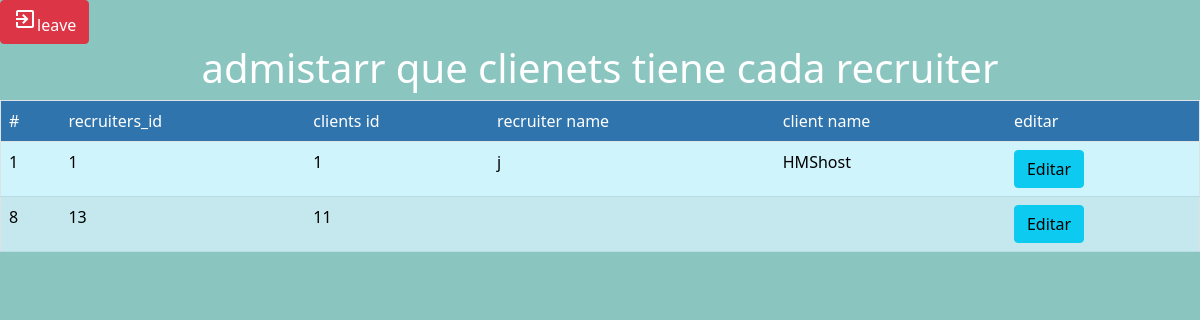
Page /admin/Recruiters_clients/muestra_recruiters_clients.php (signed in) on the committed database.
### tables this page shows
CREATE TABLE `recruiters_clients` (
  `id_recruiters__clients` int(11) NOT NULL,
  `recruiters_id` bigint(20) NOT NULL,
  `clients_id` int(11) NOT NULL,
  `recruiter_name` varchar(45) DEFAULT NULL,
  `client_name` varchar(45) DEFAULT NULL
);

### admin/Recruiters_clients/muestra_recruiters_clients.php (the view, shortened to what this page needs)
<?php
include("../conexion.php");
?>
<!DOCTYPE html>
<html>
    <head>
    </head>
	 <body>
     <a  class="btn btn-danger" href='/LOGIN ROLES/admin/index.php'><span class="material-symbols-outlined">
        </span>leave</a>
     <link href="https://cdn.jsdelivr.net/npm/bootstrap@5.0.2/dist/css/bootstrap.min.css" rel="stylesheet">
        <center>
        <h1>admistarr que clienets tiene cada recruiter</h1>
        </center>
<center>
    <table border="1" class="table table-striped" >
        <tr style="background:#337ab7; color:WHITE;" >
        <td>#</td>
        <td>recruiters_id</td>
        <TD>clients id</TD>
        <td>recruiter name</td>
        <td>client name</td>
        <td>editar</td>
        </tr>
        <?php
        $consulta=$con->query("SELECT * FROM recruiters_clients");
        while($row=$consulta->fetch_array()){
        ?>
        <tr class="table-info">
      <td><?php echo $row['id_recruiters__clients'] ?></td>
      <td><?php echo $row['recruiters_id'] ?></td>
      <td><?php echo $row['clients_id'] ?></td>
      <td><?php echo $row['recruiter_name'] ?></td>
      <td><?php echo $row['client_name'] ?></td>
      <TD><a href="modificar_recruiters_clients.php? id=<?php echo $row['id_recruiters__clients'] ?>" class="btn btn-info" >Editar</a></TD>
      <?php
      }
      ?>
        </table>
        </center>
	</body>
</html>

### admin/Recruiters_clients/muestra_recruiters_clients.php (style rules this page uses)
body { background-color: #8AC6BF; }
h1 { color: white; }

### rows in the picture
recruiters_clients: id_recruiters__clients "1", recruiters "1", clients "1", recruiter_name "j", client_name "HMShost"
recruiters_clients: id_recruiters__clients "8", recruiters "13", clients "11"
